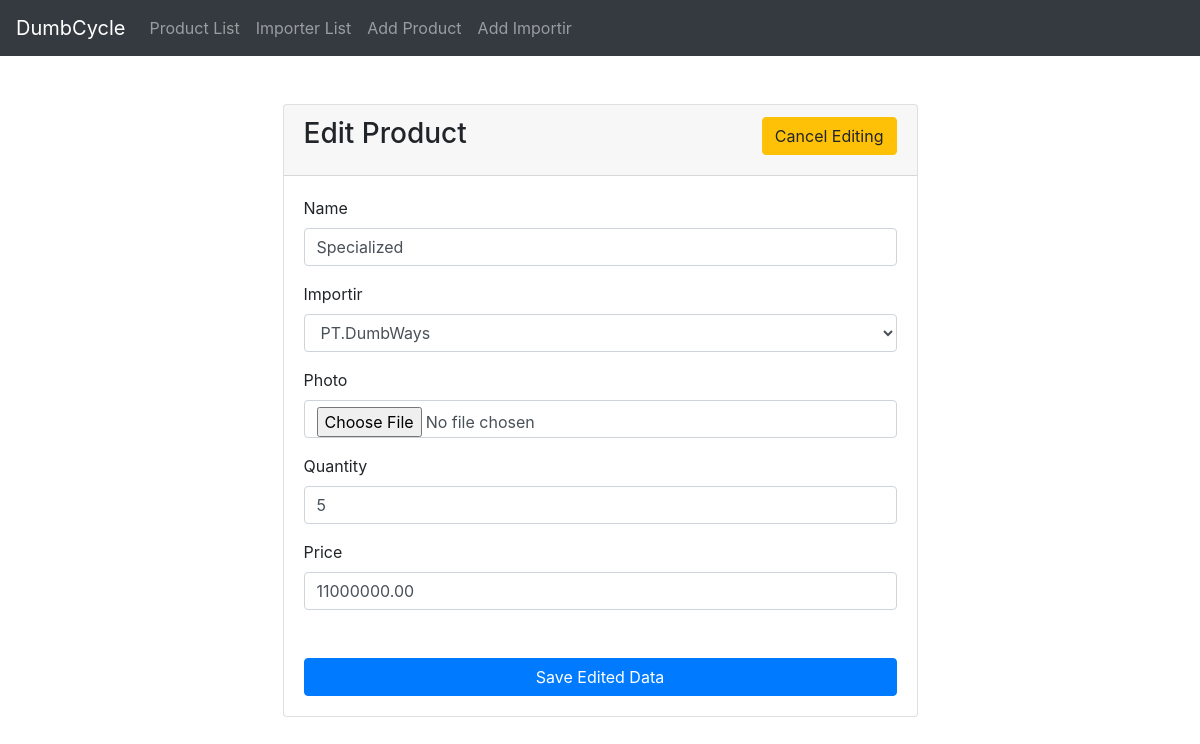
Page /edit_product.php?id=1 on the committed database.
### tables this page shows
CREATE TABLE `produk_tb` (
  `id` int(11) NOT NULL,
  `name` varchar(255) DEFAULT NULL,
  `importir_id` int(11) DEFAULT NULL,
  `Photo` varchar(255) DEFAULT NULL,
  `qty` int(11) DEFAULT NULL,
  `price` decimal(10,2) DEFAULT NULL
);

CREATE TABLE `importir_tb` (
  `id` int(11) NOT NULL,
  `name` varchar(255) DEFAULT NULL,
  `address` text DEFAULT NULL,
  `phone` varchar(50) DEFAULT NULL
);

### product_function.php (called while the page is built, shortened)
<?php
    include 'db.php';
    function query ($query) {
        global $conn;
        $result = mysqli_query($conn, $query);
        $products = [];
        while ($row = mysqli_fetch_assoc($result)) {
            $products[] = $row;
        }
        return $products;
    }
?>

### edit_product.php (the view, shortened to what this page needs)
<?php
include("product_function.php");
$id = $_GET["id"];
$product = query("SELECT p.id, p.name, p.importir_id, i.name AS importir_name, p.Photo, p.qty, p.price FROM produk_tb p LEFT JOIN importir_tb i ON p.importir_id = i.id WHERE p.id = $id")[0];
$importir = query("SELECT * FROM importir_tb");
?>
<!DOCTYPE html>
<html lang="en">
<head>
    <link rel="stylesheet" href="bootstrap/css/bootstrap.css">
</head>
<body>
    <?php include 'template/navbar.php'; ?>
    <div class="container mt-5">
        <div class="row justify-content-center">
            <div class="col-7">
                <div class="card">
                    <div class="card-header">
                        <h3 class="card-title">Edit Product <a href="index.php" class="btn btn-warning float-right">Cancel Editing</a></h3>
                    </div>
                    <div class="card-body">
                        <form action="" method="POST" enctype="multipart/form-data">
                            <div class="form-group">
                                <label for="name">Name</label>
                                <input autocomplete="false" autofocus type="text" name="name" id="name" class="form-control" placeholder="Enter product name here..." value="<?= $product["name"]; ?>">
                            </div>
                            <div class="form-group">
                                <label for="importir_id">Importir</label>
                                <select class="form-control" name="importir_id" id="importir_id">
                                    <?php if($product["importir_id"] == null) : ?>
                                            <?php foreach ($importir as $imp) : ?>
                                                <option value="<?= $imp["id"]; ?>"><?= $imp["name"]; ?></option>
                                            <?php endforeach ?>
                                            <?php else : ?>
                                            <?php $result = mysqli_query($conn, 'SELECT DISTINCT id, name FROM importir_tb ORDER BY id'); ?>
                                            <?php while ($row = mysqli_fetch_assoc($result)) { ?>
                                                <option value="<?= $row["id"] ?>" <?php if ($row['id'] == $product["importir_id"] ) { ?>selected="selected" <?php } ?>>
                                                    <?php echo htmlspecialchars($row['name']); ?>
                                                </option>
                                            <?php } ?>
                                    <?php endif ?>
                                </select>
                            </div>
                            <div class="form-group">
                                <label for="Photo">Photo</label>
                                <input type="file" name="Photo" id="Photo" class="form-control">
                            </div>
                            <div class="form-group">
                                <label for="qty">Quantity</label>
                                <input type="number" name="qty" id="qty" class="form-control" value="<?= $product["qty"]; ?>">
                            </div>
                            <div class="form-group">
                                <label for="price">Price</label>
                                <input type="number" name="price" id="price" class="form-control" value="<?= $product["price"]; ?>">
                            </div>
                            <button name="submit" type="submit" class="btn btn-primary btn-block mt-5">Save Edited Data</button>
                        </form>
                    </div>
                </div>
            </div>
        </div>
    </div>
</body>
</html>

### rows in the picture
produk_tb: name "Specialized", importir_id "PT.DumbWays", qty "5", price "11000000.00"
